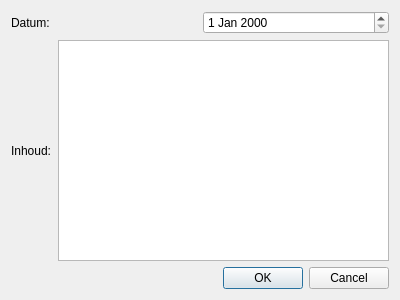
<?xml version="1.0" encoding="UTF-8"?>
<ui version="4.0">
 <class>AddDossierDialog</class>
 <widget class="QDialog" name="AddDossierDialog">
  <property name="geometry">
   <rect>
    <x>0</x>
    <y>0</y>
    <width>400</width>
    <height>300</height>
   </rect>
  </property>
  <property name="windowTitle">
   <string>Dialog</string>
  </property>
  <layout class="QVBoxLayout" name="verticalLayout">
   <item>
    <layout class="QHBoxLayout" name="horizontalLayout">
     <item>
      <widget class="QLabel" name="datumLabel">
       <property name="text">
        <string>Datum:</string>
       </property>
      </widget>
     </item>
     <item>
      <widget class="QDateEdit" name="dateEdit"/>
     </item>
    </layout>
   </item>
   <item>
    <layout class="QHBoxLayout" name="horizontalLayout_2">
     <item>
      <widget class="QLabel" name="inhoudLabel">
       <property name="text">
        <string>Inhoud:</string>
       </property>
      </widget>
     </item>
     <item>
      <widget class="QTextEdit" name="inhoudTextEdit"/>
     </item>
    </layout>
   </item>
   <item>
    <widget class="QDialogButtonBox" name="buttonBox">
     <property name="orientation">
      <enum>Qt::Horizontal</enum>
     </property>
     <property name="standardButtons">
      <set>QDialogButtonBox::Cancel|QDialogButtonBox::Ok</set>
     </property>
    </widget>
   </item>
  </layout>
 </widget>
 <resources/>
 <connections>
  <connection>
   <sender>buttonBox</sender>
   <signal>accepted()</signal>
   <receiver>AddDossierDialog</receiver>
   <slot>accept()</slot>
   <hints>
    <hint type="sourcelabel">
     <x>248</x>
     <y>254</y>
    </hint>
    <hint type="destinationlabel">
     <x>157</x>
     <y>274</y>
    </hint>
   </hints>
  </connection>
  <connection>
   <sender>buttonBox</sender>
   <signal>rejected()</signal>
   <receiver>AddDossierDialog</receiver>
   <slot>reject()</slot>
   <hints>
    <hint type="sourcelabel">
     <x>316</x>
     <y>260</y>
    </hint>
    <hint type="destinationlabel">
     <x>286</x>
     <y>274</y>
    </hint>
   </hints>
  </connection>
 </connections>
</ui>
